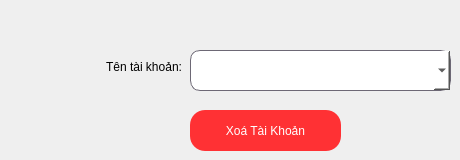
     <widget class="QWidget" name="tab_3">
      <attribute name="title">
       <string>Xoá Tài Khoản</string>
      </attribute>
      <widget class="QPushButton" name="btn_page4_XoaTaiKhoan">
       <property name="geometry">
        <rect>
         <x>190</x>
         <y>110</y>
         <width>151</width>
         <height>41</height>
        </rect>
       </property>
       <property name="styleSheet">
        <string notr="true">border-radius: 15px;
color: rgb(255, 255, 255);
background-color: rgb(255, 49, 52);
font: 75 15pt &quot;MS Shell Dlg 2&quot;;</string>
       </property>
       <property name="text">
        <string>Xoá Tài Khoản</string>
       </property>
      </widget>
      <widget class="QComboBox" name="comboBox_p4_TenTaiKhoan_Xoa">
       <property name="geometry">
        <rect>
         <x>190</x>
         <y>50</y>
         <width>261</width>
         <height>41</height>
        </rect>
       </property>
       <property name="styleSheet">
        <string notr="true">border-radius: 10px;
border: 1px solid #6d6875;
color: rgb(0, 0, 0);
background-color: rgb(255, 255, 255);
font: 75 14pt &quot;Segoe UI&quot;;</string>
       </property>
      </widget>
      <widget class="QLabel" name="label_p4_TenTaiKhoan_Xoa">
       <property name="geometry">
        <rect>
         <x>21</x>
         <y>31</y>
         <width>161</width>
         <height>72</height>
        </rect>
       </property>
       <property name="styleSheet">
        <string notr="true">font: 75 15pt &quot;Segoe UI&quot;;</string>
       </property>
       <property name="text">
        <string>&lt;html&gt;&lt;head/&gt;&lt;body&gt;&lt;p align=&quot;right&quot;&gt;Tên tài khoản:&lt;/p&gt;&lt;/body&gt;&lt;/html&gt;</string>
       </property>
      </widget>
     </widget>
